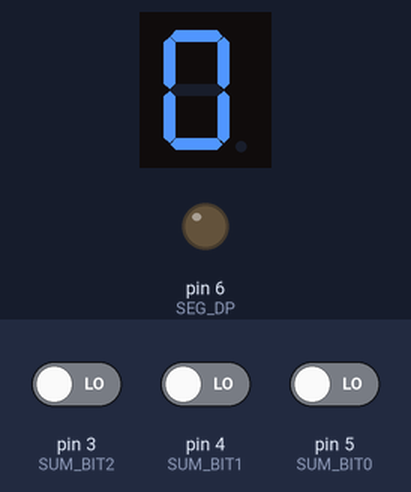
Recording of a sketch running on a simulated Arduino Uno, built with avr-gcc and run on an emulated ATmega328P. On the bench: 1-digit seven-segment display, output pins drawn as LEDs (lit = HIGH). Wiring (inferred from the names in the program): 1-digit 7-segment display, segments lit when HIGH: segments pin 7, pin 8, pin 9, pin 10, pin 11, pin 12, pin 13. The inputs (shaded band) are chosen by the test bench; at power-on: pin 3 (SUM_BIT2) LOW, pin 4 (SUM_BIT1) LOW, pin 5 (SUM_BIT0) LOW. The segment pins are drawn as the display they are named for; pins used as bus, display or sensor lines are not drawn; what the sketch prints to the serial monitor is not drawn.

Above: at 1.2 s.
1.3 s: pin 3 (SUM_BIT2) driven HIGH
At 1.7 s:
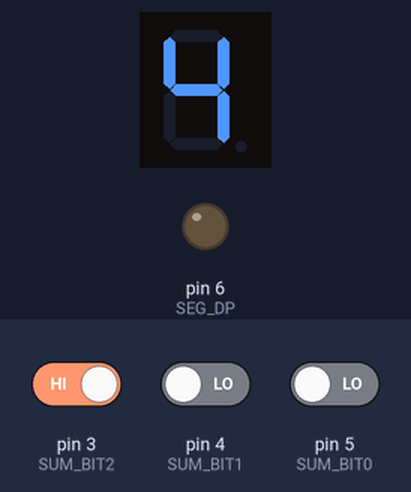
2.8 s: pin 4 (SUM_BIT1) driven HIGH
At 4.0 s:
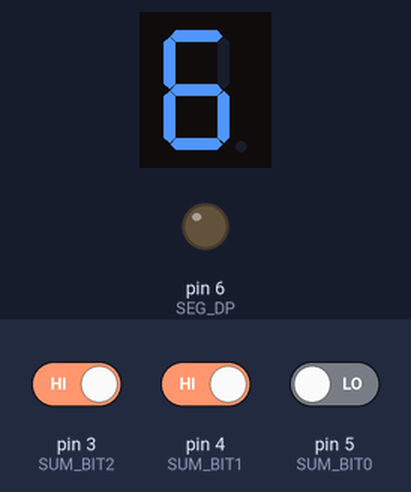
4.3 s: pin 3 (SUM_BIT2) driven LOW
At 5.1 s:
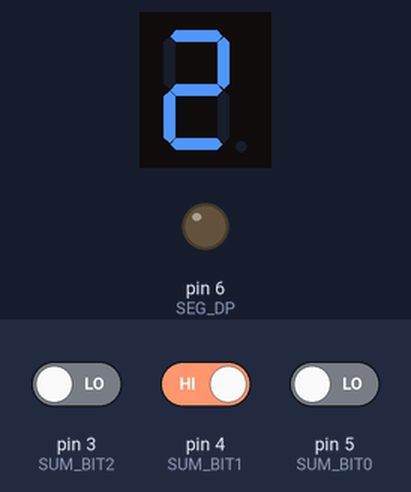
5.8 s: pin 5 (SUM_BIT0) driven HIGH
At 6.3 s:
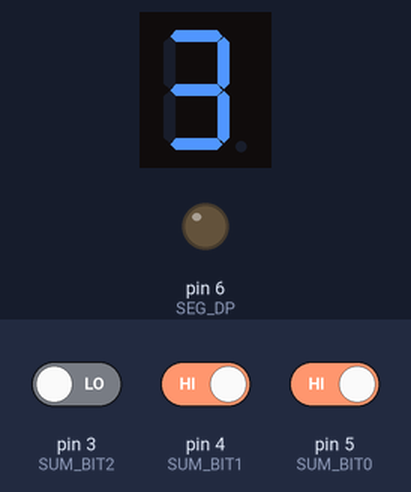
7.3 s: pin 4 (SUM_BIT1) driven LOW
At 8.5 s:
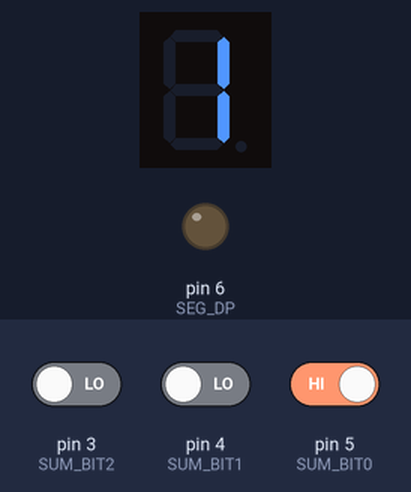
Timing chart, 0 to 7.8 s (numbered marks = the images above; inputs shaded):
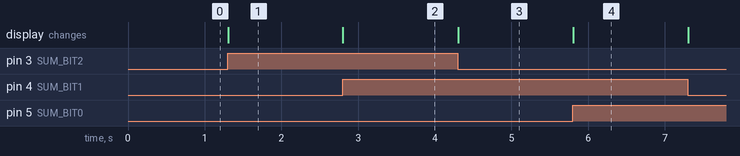

Measured:
- after the input at 1.3 s, the display: changes at once (image 1)
- after the input at 2.8 s, the display: changes at once (image 2)
- after the input at 4.3 s, the display: changes at once (image 3)
- after the input at 5.8 s, the display: changes at once (image 4)

The sketch:

2bit_adder_7segment.ino
```cpp
// Arduino input pins connected to the adder's sum outputs
const int SUM_BIT2 = 3;  // 2^2 = 4
const int SUM_BIT1 = 4;  // 2^1 = 2
const int SUM_BIT0 = 5;  // 2^0 = 1  (LSB)

// Arduino output pins for the 7-segment display (common cathode)
const int SEG_A = 7;
const int SEG_B = 8;
const int SEG_C = 9;
const int SEG_D = 10;
const int SEG_E = 11;
const int SEG_F = 12;
const int SEG_G = 13;
const int SEG_DP = 6;

const int SEG_PINS[] = { SEG_A, SEG_B, SEG_C, SEG_D, SEG_E, SEG_F, SEG_G };

// Segment patterns for 0–6 (bit6=a, bit5=b, …, bit0=g; 1 = segment ON)
const byte DIGIT_PATTERNS[] = {
  0b1111110, // 0: a b c d e f
  0b0110000, // 1:   b c
  0b1101101, // 2: a b   d e   g
  0b1111001, // 3: a b c d     g
  0b0110011, // 4:   b c     f g
  0b1011011, // 5: a   c d   f g
  0b1011111, // 6: a   c d e f g
};

void setup() {
  pinMode(SUM_BIT2, INPUT);
  pinMode(SUM_BIT1, INPUT);
  pinMode(SUM_BIT0, INPUT);

  for (int i = 0; i < 7; i++) {
    pinMode(SEG_PINS[i], OUTPUT);
  }
  pinMode(SEG_DP, OUTPUT);

  Serial.begin(9600);
}

int readSum() {
  return (digitalRead(SUM_BIT2) << 2) | (digitalRead(SUM_BIT1) << 1) | digitalRead(SUM_BIT0);
}

void showDigit(int n) {
  if (n < 0 || n > 6) return;
  byte pattern = DIGIT_PATTERNS[n];
  for (int i = 0; i < 7; i++) {
    digitalWrite(SEG_PINS[i], (pattern >> (6 - i)) & 1);
  }
  digitalWrite(SEG_DP, LOW);
}

void loop() {
  int val = readSum();
  showDigit(val);
  Serial.println(val);
}
```
